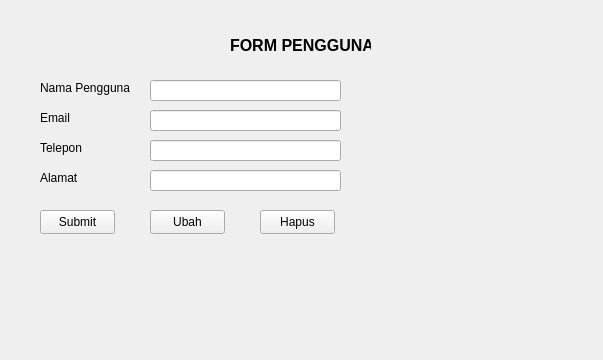
<?xml version="1.0" encoding="UTF-8"?>
<ui version="4.0">
 <class>Form</class>
 <widget class="QWidget" name="Form">
  <property name="geometry">
   <rect>
    <x>0</x>
    <y>0</y>
    <width>603</width>
    <height>360</height>
   </rect>
  </property>
  <property name="windowTitle">
   <string>Form</string>
  </property>
  <widget class="QLabel" name="label">
   <property name="geometry">
    <rect>
     <x>230</x>
     <y>30</y>
     <width>141</width>
     <height>31</height>
    </rect>
   </property>
   <property name="font">
    <font>
     <pointsize>12</pointsize>
     <bold>true</bold>
    </font>
   </property>
   <property name="text">
    <string>FORM PENGGUNA</string>
   </property>
  </widget>
  <widget class="QLabel" name="label_2">
   <property name="geometry">
    <rect>
     <x>40</x>
     <y>80</y>
     <width>91</width>
     <height>16</height>
    </rect>
   </property>
   <property name="text">
    <string>Nama Pengguna</string>
   </property>
  </widget>
  <widget class="QLabel" name="label_3">
   <property name="geometry">
    <rect>
     <x>40</x>
     <y>110</y>
     <width>91</width>
     <height>16</height>
    </rect>
   </property>
   <property name="text">
    <string>Email</string>
   </property>
  </widget>
  <widget class="QLabel" name="label_4">
   <property name="geometry">
    <rect>
     <x>40</x>
     <y>140</y>
     <width>91</width>
     <height>16</height>
    </rect>
   </property>
   <property name="text">
    <string>Telepon</string>
   </property>
  </widget>
  <widget class="QLabel" name="label_5">
   <property name="geometry">
    <rect>
     <x>40</x>
     <y>170</y>
     <width>91</width>
     <height>16</height>
    </rect>
   </property>
   <property name="text">
    <string>Alamat</string>
   </property>
  </widget>
  <widget class="QLineEdit" name="editPengguna">
   <property name="geometry">
    <rect>
     <x>150</x>
     <y>80</y>
     <width>191</width>
     <height>21</height>
    </rect>
   </property>
  </widget>
  <widget class="QLineEdit" name="editEmail">
   <property name="geometry">
    <rect>
     <x>150</x>
     <y>110</y>
     <width>191</width>
     <height>21</height>
    </rect>
   </property>
  </widget>
  <widget class="QLineEdit" name="editTelepon">
   <property name="geometry">
    <rect>
     <x>150</x>
     <y>140</y>
     <width>191</width>
     <height>21</height>
    </rect>
   </property>
  </widget>
  <widget class="QLineEdit" name="editAlamat">
   <property name="geometry">
    <rect>
     <x>150</x>
     <y>170</y>
     <width>191</width>
     <height>21</height>
    </rect>
   </property>
  </widget>
  <widget class="QPushButton" name="submitButton">
   <property name="geometry">
    <rect>
     <x>40</x>
     <y>210</y>
     <width>75</width>
     <height>24</height>
    </rect>
   </property>
   <property name="text">
    <string>Submit</string>
   </property>
  </widget>
  <widget class="QPushButton" name="ubahButton">
   <property name="geometry">
    <rect>
     <x>150</x>
     <y>210</y>
     <width>75</width>
     <height>24</height>
    </rect>
   </property>
   <property name="text">
    <string>Ubah</string>
   </property>
  </widget>
  <widget class="QPushButton" name="hapusButton">
   <property name="geometry">
    <rect>
     <x>260</x>
     <y>210</y>
     <width>75</width>
     <height>24</height>
    </rect>
   </property>
   <property name="text">
    <string>Hapus</string>
   </property>
  </widget>
 </widget>
 <resources/>
 <connections/>
</ui>
